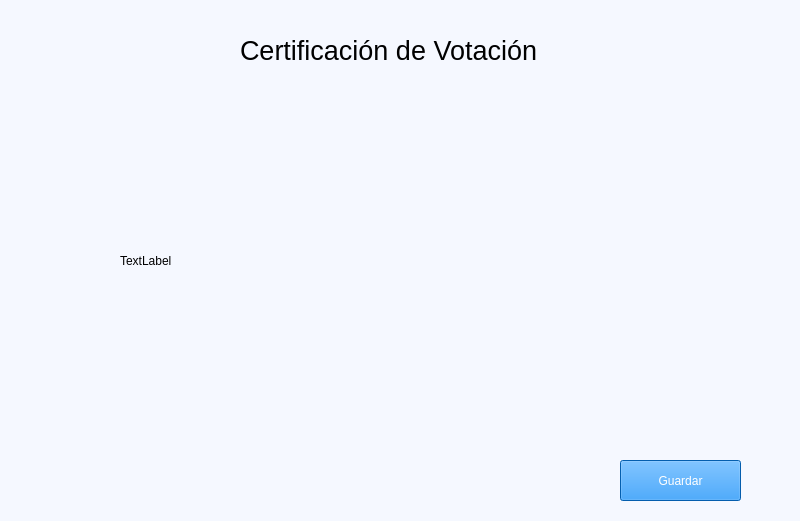
<?xml version="1.0" encoding="UTF-8"?>
<ui version="4.0">
 <class>Certificado</class>
 <widget class="QMainWindow" name="Certificado">
  <property name="windowModality">
   <enum>Qt::ApplicationModal</enum>
  </property>
  <property name="geometry">
   <rect>
    <x>0</x>
    <y>0</y>
    <width>800</width>
    <height>521</height>
   </rect>
  </property>
  <property name="minimumSize">
   <size>
    <width>800</width>
    <height>521</height>
   </size>
  </property>
  <property name="maximumSize">
   <size>
    <width>800</width>
    <height>521</height>
   </size>
  </property>
  <property name="windowTitle">
   <string>Certificado</string>
  </property>
  <property name="windowIcon">
   <iconset resource="Recursos.qrc">
    <normaloff>:/new/Candidatos/Recursos/300px-Flag_of_Ecuador_(1900–2009).svg.png</normaloff>:/new/Candidatos/Recursos/300px-Flag_of_Ecuador_(1900–2009).svg.png</iconset>
  </property>
  <property name="styleSheet">
   <string notr="true">background-color: rgb(245, 248, 255);</string>
  </property>
  <property name="documentMode">
   <bool>true</bool>
  </property>
  <property name="unifiedTitleAndToolBarOnMac">
   <bool>false</bool>
  </property>
  <widget class="QWidget" name="centralwidget">
   <widget class="QPushButton" name="cmdGuardar">
    <property name="geometry">
     <rect>
      <x>620</x>
      <y>460</y>
      <width>121</width>
      <height>41</height>
     </rect>
    </property>
    <property name="styleSheet">
     <string notr="true">background-color: rgb(5, 132, 244);
color: rgb(255, 255, 255);</string>
    </property>
    <property name="text">
     <string>Guardar</string>
    </property>
   </widget>
   <widget class="QLabel" name="outCertificado">
    <property name="geometry">
     <rect>
      <x>120</x>
      <y>100</y>
      <width>572</width>
      <height>321</height>
     </rect>
    </property>
    <property name="text">
     <string>TextLabel</string>
    </property>
   </widget>
   <widget class="QLabel" name="Titulo">
    <property name="geometry">
     <rect>
      <x>240</x>
      <y>20</y>
      <width>311</width>
      <height>61</height>
     </rect>
    </property>
    <property name="text">
     <string>&lt;html&gt;&lt;head/&gt;&lt;body&gt;&lt;p&gt;&lt;span style=&quot; font-size:20pt;&quot;&gt;Certificación de Votación&lt;/span&gt;&lt;/p&gt;&lt;/body&gt;&lt;/html&gt;</string>
    </property>
   </widget>
  </widget>
 </widget>
 <resources>
  <include location="Recursos.qrc"/>
 </resources>
 <connections/>
</ui>
